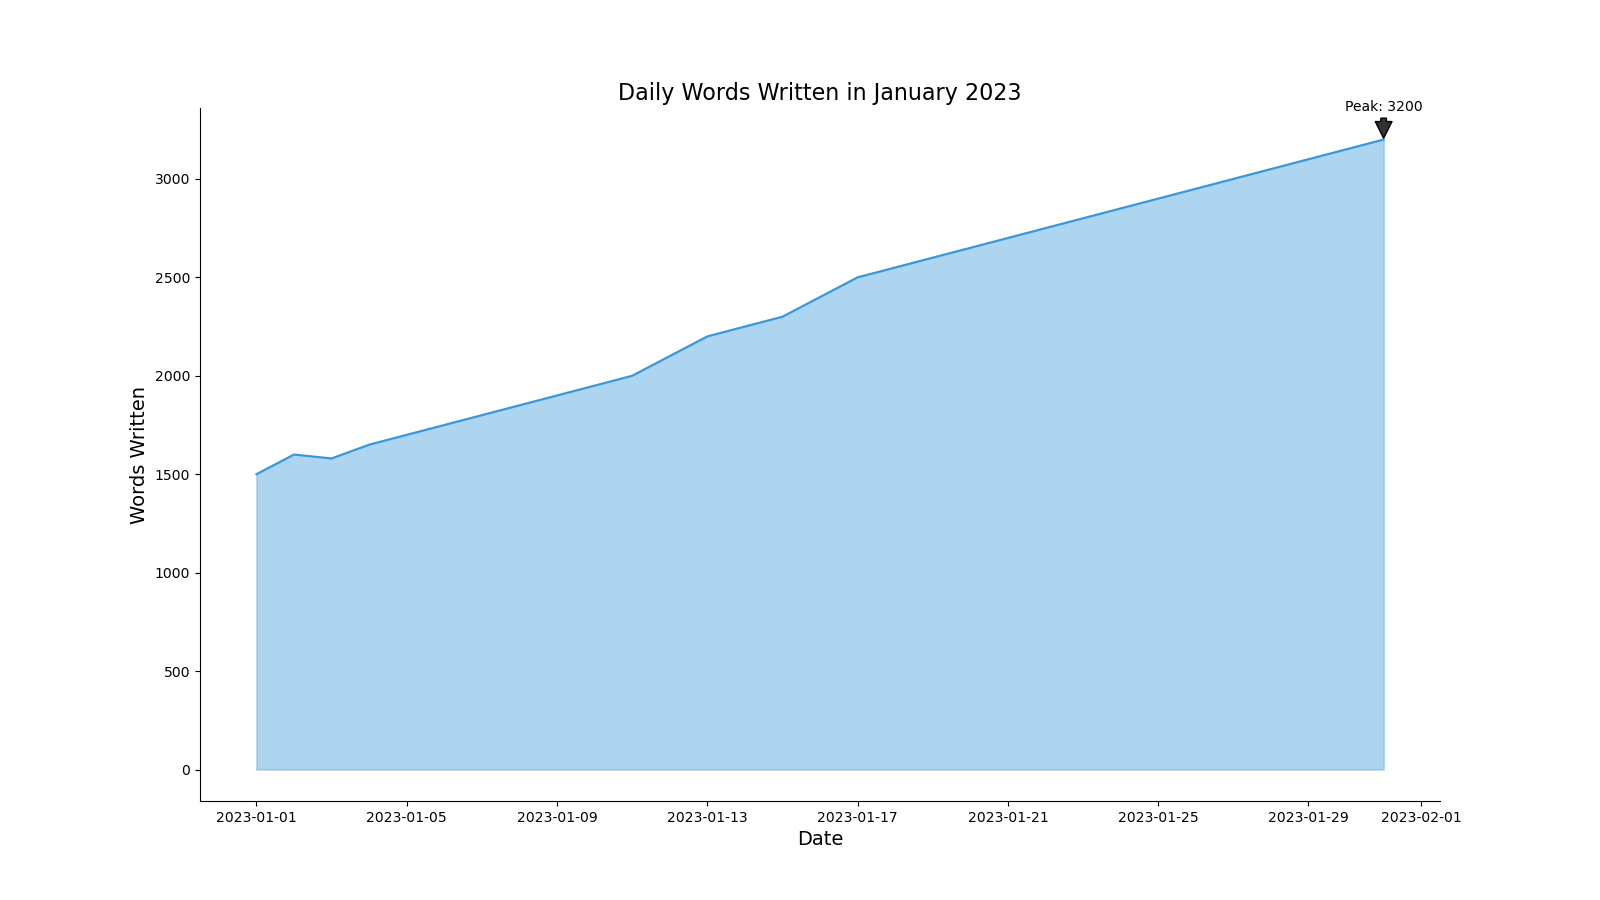

Reproduce this figure in Python.

import seaborn as sns
import pandas as pd
import matplotlib.pyplot as plt

data = {
    'Date': pd.date_range(start='2023-01-01', end='2023-01-31'),
    'Words_Written': [
        1500, 1600, 1580, 1650, 1700, 1750, 1800, 1850, 1900, 1950,
        2000, 2100, 2200, 2250, 2300, 2400, 2500, 2550, 2600, 2650,
        2700, 2750, 2800, 2850, 2900, 2950, 3000, 3050, 3100, 3150,
        3200
    ]
}
df = pd.DataFrame(data)

plt.figure(figsize=(16, 9))

sns.lineplot(data=df, x='Date', y='Words_Written', color="#3498db")
plt.fill_between(df['Date'], df['Words_Written'], color="#3498db", alpha=0.4)

max_words_written = df['Words_Written'].max()
max_date = df.loc[df['Words_Written'].idxmax(), 'Date']
plt.annotate(f'Peak: {max_words_written}', xy=(max_date, max_words_written),
             xytext=(max_date, max_words_written + 200), textcoords='data',
             arrowprops=dict(facecolor='#333333', shrink=0.05),
             horizontalalignment='center', verticalalignment='top')

plt.title('Daily Words Written in January 2023', fontsize=16)
plt.xlabel('Date', fontsize=14)
plt.ylabel('Words Written', fontsize=14)
sns.despine()
plt.show()
